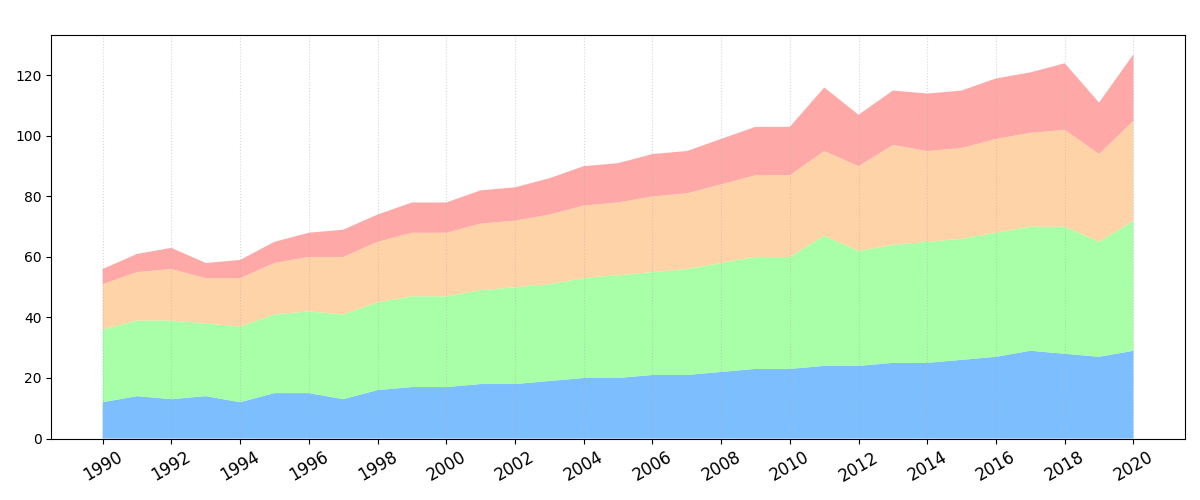

Reproduce this figure in Python.
import matplotlib.pyplot as plt
import numpy as np

years = np.arange(1990, 2021)

spring_temps = [12, 14, 13, 14, 12, 15, 15, 13, 16, 17, 17, 18, 18, 19, 20, 20, 21, 21, 22, 23, 23, 24, 24, 25, 25, 26, 27, 29, 28, 27, 29]
summer_temps = [24, 25, 26, 24, 25, 26, 27, 28, 29, 30, 30, 31, 32, 32, 33, 34, 34, 35, 36, 37, 37, 43, 38, 39, 40, 40, 41, 41, 42, 38, 43]
autumn_temps = [15, 16, 17, 15, 16, 17, 18, 19, 20, 21, 21, 22, 22, 23, 24, 24, 25, 25, 26, 27, 27, 28, 28, 33, 30, 30, 31, 31, 32, 29, 33]
winter_temps = [5, 6, 7, 5, 6, 7, 8, 9, 9, 10, 10, 11, 11, 12, 13, 13, 14, 14, 15, 16, 16, 21, 17, 18, 19, 19, 20, 20, 22, 17, 22]

fig, ax = plt.subplots(figsize=(12, 5))

ax.stackplot(years, spring_temps, summer_temps, autumn_temps, winter_temps,
             colors=['#66b3ff', '#99ff99', '#ffcc99', '#ff9999'], alpha=0.85)

ax.grid(axis='x', linestyle=':', alpha=0.5)
ax.set_xticks(years[::2])
ax.set_xticklabels(years[::2], rotation=30, fontsize=12)

plt.tight_layout(rect=[0, 0, 1, 0.96])
plt.show()
